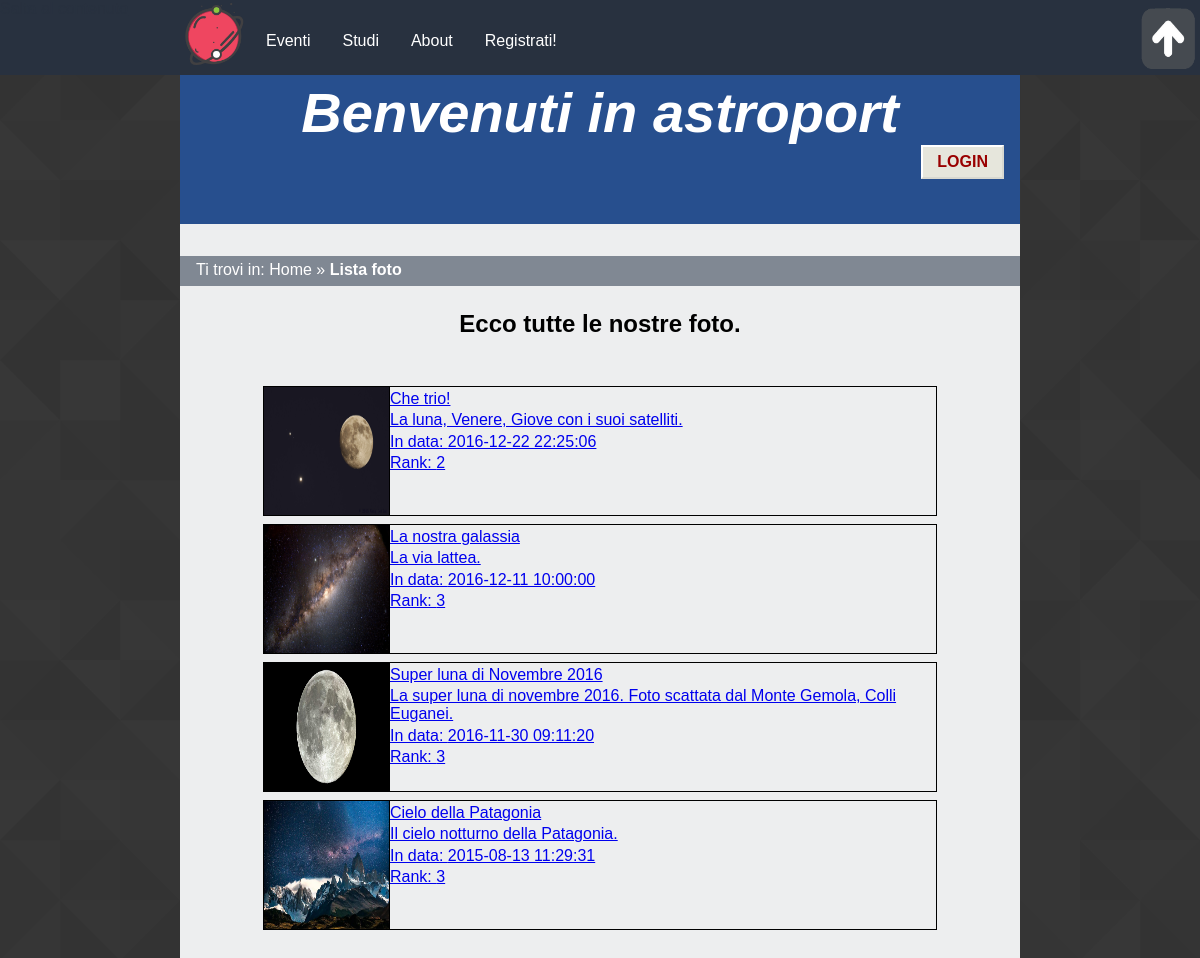
Page /listafoto.php on the committed database.
### tables this page shows
CREATE TABLE `foto` (
  `immagine` varchar(200) NOT NULL,
  `titolo` varchar(120) DEFAULT NULL,
  `idfoto` int(11) NOT NULL,
  `didascalia` text,
  `idstudio` int(11) DEFAULT NULL,
  `idastrofilo` varchar(40) DEFAULT NULL,
  `datainserimento` datetime NOT NULL
);

### backend/connessione.php (called while the page is built, shortened)
<?php
   $errore_DB=FALSE;
?>

### listafoto.php (the view, shortened to what this page needs)
<?php
  include "backend/connessione.php";
  echo file_get_contents("parti/listafoto0.html");
  if(!isset($_SESSION['usermail'])) echo file_get_contents("parti/headernonloggato.html");
  else echo file_get_contents("parti/headerloggato.html");
    echo '<div id="breadcrumb">
        <p>Ti trovi in: <span xml:lang="en"><a href="index.php">Home</a></span> &raquo; <strong>Lista foto</strong></p>
     </div>';
    $imm_query="SELECT * FROM foto WHERE idstudio IS NULL ORDER BY datainserimento DESC";
   if($errore_DB==FALSE){
    if(!$result=$connessione->query($imm_query)){
      echo '<p>Abbiamo riscontrato dei problemi nel visualizzare le foto.</p>';
    }else{
      if($result->num_rows > 0){
        echo '<h2>Ecco tutte le nostre foto.</h2>';
        while($row=$result->fetch_array(MYSQLI_ASSOC)){
          echo '<div class="list_element not_single_studio">';
          echo '<a href="fotoutente.php?idft='.$row['idfoto'].'" class="element_foto"><img src="'.$row['immagine'].'"  alt="'.$row['didascalia'].'" /> </a>';
          echo '<a href="fotoutente.php?idft='.$row['idfoto'].'" class="element_content"> <span>'.$row['titolo'].'</span><span> '.$row['didascalia'].'</span><span> In data: '.$row['datainserimento'].'</span><span>';
          $rank_query="SELECT SUM(voto) AS rank FROM giudicafoto WHERE idfoto=".$row['idfoto'];
          $rank_studio=$connessione->query($rank_query);
          $rank_row=mysqli_fetch_array($rank_studio);
          echo "Rank: ".$rank_row['rank'];
          echo '</span></a></div>';
        }
      }else echo '<p>Nessuna foto</p>';
  	 }
   }else echo $msg_errore_DB;
    echo file_get_contents("parti/listafoto1.html");
?>

### style/desktop_style.css (style rules this page uses)
* { padding: 0em; margin: 0em; }
html { height:100%; min-height: 100%; }
body { font-family: Verdana, Helvetica, Georgia, sans-serif; max-width: 70%; min-width: 46.875em; margin-left: auto; margin-right: auto; height:100%; min-height: 100%; color: #000000; background-image: url("images/as.png"); }
a img { border:0; }
#content { background-color: #edeeef; min-height:100%; padding-bottom: 10em; }
#logo_home { float: left; width: 4.375em; height: 4.375em; margin-left: 15%; display: inline-block; }
#content_menu { width: 70%; }
#menu { background-color: #28313f; position: fixed; left: 0; width: 100%; height: 4.6875em; z-index: 2; }
#content_menu { margin-left: 15%; }
#menu #main_content { position:absolute; left:0; color:#28313f; }
#content_menu ul { list-style-type: none; }
#content_menu a { float: left; color: white; background-color: #28313f; padding: 1em; border: 0px solid black; height: 1.25em; text-align: center; text-decoration: none; display: inline-block; font-size: 1em; margin-top:1em; -ms-transition: 0.3s; -webkit-transition:0.3s; -moz-transition: 0.3s; transition: 0.3s; }
#tornasu { position: absolute; margin-top: 0.5em; right: 0; width: 4em; height: 4em; }
#header { background-color: #274f8e; clear: both; margin-left: auto; margin-right: auto; padding-top: 5em; height: 9em; }
#header h1 { font-size: 3.5em; }
#header h1 { color: white; font-style: italic; text-align: center; }
#content h2, #content h3 { text-align: center; margin-top: 1em; margin-bottom: 2em; }
#breadcrumb { background-color: #808893; width: 100%; margin-top: 2em; height: 1.875em; }
#content #breadcrumb p { color:white; margin-left: 0; margin-right: 0; padding-left: 1em; padding-top: 0.3em; }
#breadcrumb a { text-decoration: none; color: white; }
#button_reg, #log_b, #button_login a, #comment { background: #e6e6dc; font-size: 1em; color: #900; padding: 6px 14px; border-width: 2px; border-style: solid; border-color: #fff #d8d8d0 #d8d8d0 #fff; text-decoration: none; text-transform: uppercase; font-weight: bold; display: block; }
#button_login a { float: right; margin-right: 1em; margin-bottom: 2em; }
#content p { padding-top: 1.5em; width:70%; margin-left: auto; margin-right: auto; }
#content .list_element { margin-top: 0.5em; width: 80%; height: 8em; border: 1px solid black; margin-left: auto; margin-right: auto; }
#content .list_element span { margin-top: 0.2em; padding-left: 0.5em; }
.list_element a { display:block; }
.element_foto { border-right: 1px solid black; height:100%; width:7.8125em; float: left; }
.element_foto img { height: 100%; width: 100%; }
.element_content { height:7.5em; }
#content .element_content span { display:block; }

### style/print_style.css (style rules this page uses)
* { padding: 0em; margin: 0em; }
html { height:100%; min-height: 100%; }
body { font-family: Verdana, Helvetica, Georgia, sans-serif; max-width: 70%; min-width: 46.875em; margin-left: auto; margin-right: auto; height:100%; min-height: 100%; color: #000000; background-color:#edeeef; }
a img { border:0; }
#content { background-color: #edeeef; min-height:100%; padding-bottom: 10em; border: 1px solid black; }
#menu { display: none; }
#header { background-color: #274f8e; clear: both; min-width: 46em; margin-left: auto; margin-right: auto; padding-top: 5em; height: 9em; }
#header h1 { font-size: 3.5em; }
#header h1 { color: white; font-style: italic; text-align: center; }
#content h2, #content h3 { text-align: center; margin-top: 1em; margin-bottom: 2em; }
#breadcrumb { background-color: #808893; width: 100%; margin-top: 2em; height: 1.875em; }
#content #breadcrumb p { color:white; margin-left: 0; margin-right: 0; padding-left: 1em; padding-top: 0.3em; }
#breadcrumb a { text-decoration: none; color: white; }
#content p { padding-top: 1.5em; width:70%; margin-left: auto; margin-right: auto; }
#content .list_element { margin-top: 0.5em; width: 80%; height: 8em; border: 1px solid black; margin-left: auto; margin-right: auto; }
#content .list_element span { margin-top: 0.2em; padding-left: 0.5em; }
.list_element a { display:block; }
.element_foto { border-right: 1px solid black; height:100%; width:7.8125em; float: left; }
.element_foto img { height: 100%; width: 100%; }
.element_content { height:7.5em; }
#content .element_content span { display:block; }

### rows in the picture
foto: immagine (picture), titolo "Che trio!", didascalia "La luna, Venere, Giove con i suoi satelliti.", datainserimento "2016-12-22 22:25:06", rank "2"
foto: immagine (picture), titolo "La nostra galassia", didascalia "La via lattea.", datainserimento "2016-12-11 10:00:00", rank "3"
foto: immagine (picture), titolo "Super luna di Novembre 2016", didascalia "La super luna di novembre 2016. Foto scattata dal Monte Gemola, Colli Euganei.", datainserimento "2016-11-30 09:11:20", rank "3"
foto: immagine (picture), titolo "Cielo della Patagonia", didascalia "Il cielo notturno della Patagonia.", datainserimento "2015-08-13 11:29:31", rank "3"

### other values in the picture
file_get_contents("parti/listafoto0.html") "Eventi Studi About Registrati! Benvenuti in astroport"
file_get_contents("parti/headernonloggato.html") "LOGIN"
